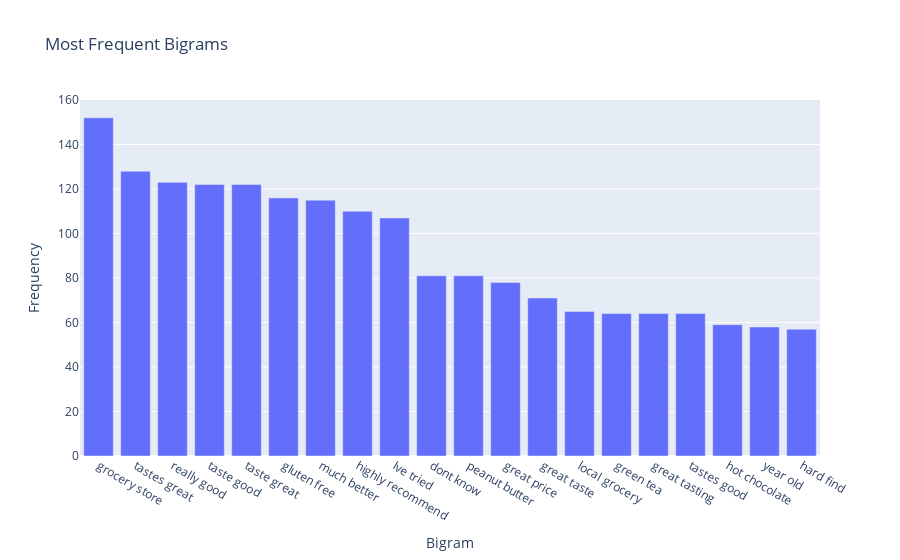

Here is the notebook cell this chart was saved with:
### Code cell
# get the most frequent bigrams and their counts, filtering out those that contain stop words
bigrams = [b for b in zip(words[:-1], words[1:]) if b[0].lower() not in sw and b[1].lower() not in sw]
bigram_counts = Counter(bigrams).most_common(20)
fig = go.Figure([go.Bar(x=[" ".join(b) for b in [w[0] for w in bigram_counts]], y=[w[1] for w in bigram_counts])])
fig.update_layout(title="Most Frequent Bigrams", xaxis_title="Bigram", yaxis_title="Frequency")
fig.show()

### Figure 1 — Plotly figure (JSON) as saved in the notebook; plotly's stock layout.template omitted (floating-point values rounded to 4 significant figures)
{"data": [{"type": "bar", "x": ["grocery store", "tastes great", "really good", "taste good", "taste great", "gluten free", "much better", "highly recommend", "Ive tried", "dont know", "peanut butter", "great price", "great taste", "local grocery", "green tea", "great tasting", "tastes good", "hot chocolate", "year old", "hard find"], "y": [152, 128, 123, 122, 122, 116, 115, 110, 107, 81, 81, 78, 71, 65, 64, 64, 64, 59, 58, 57]}], "layout": {"title": {"text": "Most Frequent Bigrams"}, "xaxis": {"autorange": true, "range": [-0.5, 19.5], "title": {"text": "Bigram"}, "type": "category"}, "yaxis": {"autorange": true, "range": [0, 160], "title": {"text": "Frequency"}, "type": "linear"}}}
